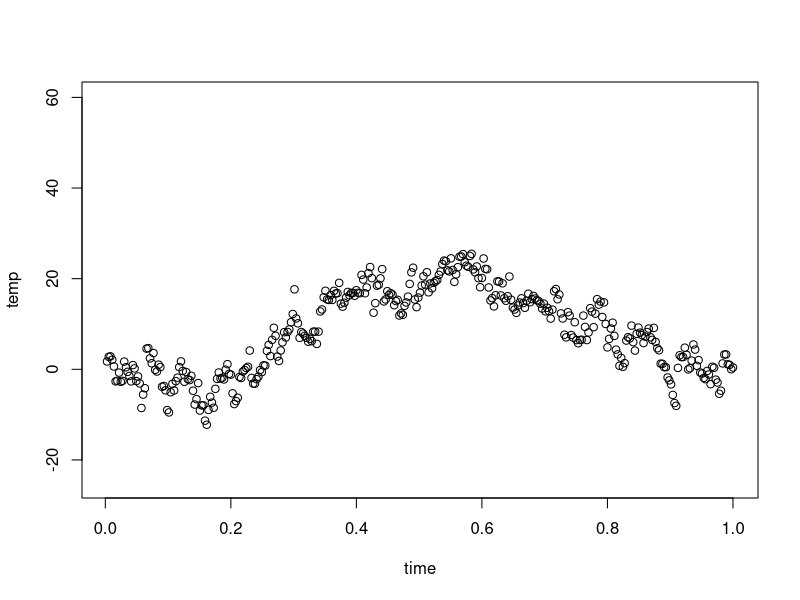

The R script that drew this image: (Note: this script raises an error after producing the figure.)
library(mvtnorm)
library(scales)

# Lab 2.1.a)

# Initializing hyper parameters of the linear regression model
mu0 = c(-10, 100, -100)
omega0 = 0.12 * diag(3)
v0 = 3
sigma0_sq = 2

# Number of elements to sample for σ^2 and β
N <- 1E2

# Reading data from the given txt file
data <- read.table("TempLambohov.txt", sep = "" , header = T , na.strings ="", stringsAsFactors= F)

# Creating a matrix of 1, time, time^2 from the data read
X = data.frame(const = 1, t = data$time, t2 = data$time^2)

# creating a sampling of 201 values between 0 and 1 for the time variable
# function to calculate temperate based on the linear regression formula β0 + β1 * time + β2 *time^2
pred_temp <- function(betas){
  pred_temp = as.matrix(time_sample)%*%t(betas)
}

# Sampling for prior σ^2 from Inv−χ2(v0,σ0^2) distribution
X_draws = rchisq(N,v0)                # Taking N samples from the χ2(v0)
sigma_sq = (v0)*sigma0_sq / X_draws   # Simulating draws from Inv−χ2(v0,σ0^2) distribution

# Plotting data points
plot(data,ylim=c(-25, 60))


betas_prior = matrix(nrow=N,ncol=3 )
x_plot = seq(0,1,0.005) 
for (i in 1:N){
  # Simulating draws for prior β from N(μ0, σ^*2Ω0^−1)
  beta = rmvnorm(1, mean = mu0, sigma = sigma_sq[i]*solve(omega0))
  betas_prior[i,]=beta
  # Plotting temperatures predicted from the prior draws
  points(x_plot,t(pred_temp(beta)),col=alpha("red",0.07))
}

# Lab 2.1.b)

# Function to simulate for σ^2 and β from the joint posterior distribution
posterior <- function(X,y, omega0,  mu_0, v0, n, sigma0_sq ){
  posterior_parameters = matrix(nrow=N,ncol=4)
  
  # calculating beta_hat = ((X′X)^−1)X′y 
  beta_hat = solve(t(X)%*%X)%*%t(X)%*%y
  # calculating μn = ((X′X+Ω0)^−1)(X′X*beta_hat + Ω0*μ0)
  mu_n = solve(t(X)%*%X + omega0) %*% (t(X)%*%X%*%beta_hat + omega0%*%mu_0)
  # calculating Ωn = X′X+Ω0
  omega_n = t(X)%*%X + omega0
  # calculating νn = ν0 + n
  v_n = v0 + n
  # calculating v_s = vn*σn^2 = v0 * σ0^2 + (y′y + μ0′* Ω0 * μ0 − μn′* Ωn * μn)
  v_s = v0*sigma0_sq + (t(y)%*%y + t(mu_0)%*%omega0%*%mu_0 - t(mu_n)%*%omega_n%*%mu_n)
  
  # Sampling for posterior σ^2 from Inv−χ2(vn,σn^2) distribution
  X_draws = rchisq(N,v_n)    # Taking N samples from the χ2(vn)
  sigma_sq = v_s / X_draws   # Simulating draws from Inv−χ2(vn,σn^2) distribution
  
  posterior_parameters[,4] = sigma_sq
  temps = matrix(nrow=N,ncol=201)
  for (i in 1:N){
    # Simulating draws for posterior β from N(μn, σ^*2Ωn^−1)
    beta = rmvnorm(1, mean = mu_n, sigma = sigma_sq[i]*solve(omega_n))
    posterior_parameters[i,1:3]=beta
    
    # Predicting temperature values from the posterior β
    temps[i,] = t(pred_temp(beta))
    
    # plotting predcited temperature values
    points(x_plot,t(pred_temp(beta)),col=alpha("blue",0.01))
    
  }
  ret = list(posterior_parameters=posterior_parameters, temps=temps)
  return(ret)
}
legend("topleft", inset=.02, c("Tempature Data", "Calulated Prior Temperature", "Caulated posterior Temperature"), fill=c("black", "red", "blue"))
ret = posterior(as.matrix(X),as.matrix(data$temp),omega0, mu0,v0,dim(data)[1],sigma0_sq)
betas = ret$posterior_parameters[,1:3]
sigma_sq = ret$posterior_parameters[,4]
temps = ret$temps

# # 2.1.b.i)
# # Plotting histogram for each of the marginal posterior parameters
hist(betas[,1], freq = FALSE, main = "Histogram of Beta 0")
hist(betas[,2], freq = FALSE, main = "Histogram of Beta 1")
hist(betas[,3], freq = FALSE, main = "Histogram of Beta 2")
hist(sigma_sq, freq = FALSE, main = "Histogram of Sigma^2")



# 2.1.b.ii)

# Scatter plot of temperature value
plot(data,ylim=c(-25, 60))

post_medians = c()
quants = matrix(nrow=dim(temps)[2],ncol = 2)
for (i in 1:dim(temps)[2]){
  # Finding the median of the predicted temperatures
  med = median(temps[,i])
  # finding the 95% equal tail posterior probablity interval of predicted terperature
  q = quantile(temps[,i],probs=c(.025,0.975))
  q = unname(q)

  quants[i,] = c(q[1],q[2])

  post_medians = c(post_medians,med)
}
lines(x_plot,post_medians, col = "green")
lines(x_plot,quants[,1], col = "blue")
lines(x_plot,quants[,2], col = "red")

# 2.1.c)

# The time at which the temperature is maximum can be found by solveing the function f'(time) = 0 and solving for time
# This points can be considered as the maximas as f''(time) = 2 * β2 < 0 for all values in β2
# hence time at which temperature is max = -β1/(2*β2)


max_temp_time = -betas[,2]/(2*betas[,3])
abline(v=max_temp_time, col=alpha("violet",0.1))
legend("topleft", inset=.02, c("Tempature Data", "Upper limit 95% equal tail credible intervel", 
                                   "lower limit 95% equal tail credible intervel", "Median Posterior Temperature", "Max Temperature time period"), 
       fill=c("black", "red", "blue", "green", "violet"))


